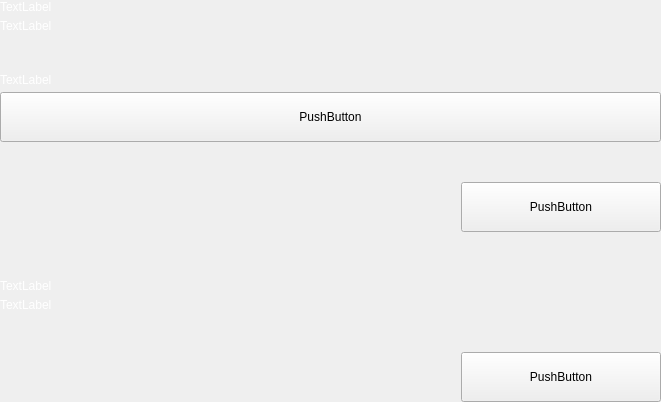
<?xml version="1.0" encoding="UTF-8"?>
<ui version="4.0">
 <class>SettingsBackupWallet</class>
 <widget class="QWidget" name="SettingsBackupWallet">
  <property name="geometry">
   <rect>
    <x>0</x>
    <y>0</y>
    <width>661</width>
    <height>402</height>
   </rect>
  </property>
  <property name="windowTitle">
   <string>Form</string>
  </property>
  <layout class="QVBoxLayout" name="verticalLayout_2">
   <property name="leftMargin">
    <number>0</number>
   </property>
   <property name="topMargin">
    <number>0</number>
   </property>
   <property name="rightMargin">
    <number>0</number>
   </property>
   <property name="bottomMargin">
    <number>0</number>
   </property>
   <item>
    <layout class="QVBoxLayout" name="verticalLayout">
     <item>
      <layout class="QVBoxLayout" name="verticalLayoutTitle">
       <property name="spacing">
        <number>5</number>
       </property>
       <item>
        <widget class="QLabel" name="labelTitle">
         <property name="styleSheet">
          <string notr="true">color:white;</string>
         </property>
         <property name="text">
          <string>TextLabel</string>
         </property>
        </widget>
       </item>
       <item>
        <widget class="QLabel" name="labelSubtitle1">
         <property name="styleSheet">
          <string notr="true">color:white;</string>
         </property>
         <property name="text">
          <string>TextLabel</string>
         </property>
         <property name="wordWrap">
          <bool>true</bool>
         </property>
        </widget>
       </item>
      </layout>
     </item>
     <item>
      <spacer name="verticalSpacer_7">
       <property name="orientation">
        <enum>Qt::Vertical</enum>
       </property>
       <property name="sizeHint" stdset="0">
        <size>
         <width>20</width>
         <height>40</height>
        </size>
       </property>
      </spacer>
     </item>
     <item>
      <layout class="QVBoxLayout" name="verticalLayout_9">
       <property name="spacing">
        <number>5</number>
       </property>
       <item>
        <widget class="QLabel" name="labelSubtitleLocation">
         <property name="styleSheet">
          <string notr="true">color:white;</string>
         </property>
         <property name="text">
          <string>TextLabel</string>
         </property>
        </widget>
       </item>
       <item>
        <widget class="QPushButton" name="pushButtonDocuments">
         <property name="minimumSize">
          <size>
           <width>0</width>
           <height>50</height>
          </size>
         </property>
         <property name="maximumSize">
          <size>
           <width>16777215</width>
           <height>50</height>
          </size>
         </property>
         <property name="text">
          <string>PushButton</string>
         </property>
        </widget>
       </item>
      </layout>
     </item>
     <item>
      <spacer name="verticalSpacer_8">
       <property name="orientation">
        <enum>Qt::Vertical</enum>
       </property>
       <property name="sizeHint" stdset="0">
        <size>
         <width>20</width>
         <height>40</height>
        </size>
       </property>
      </spacer>
     </item>
     <item>
      <layout class="QHBoxLayout" name="horizontalLayout_7">
       <item>
        <spacer name="horizontalSpacer_5">
         <property name="orientation">
          <enum>Qt::Horizontal</enum>
         </property>
         <property name="sizeType">
          <enum>QSizePolicy::Expanding</enum>
         </property>
         <property name="sizeHint" stdset="0">
          <size>
           <width>40</width>
           <height>20</height>
          </size>
         </property>
        </spacer>
       </item>
       <item>
        <widget class="QPushButton" name="pushButtonSave">
         <property name="minimumSize">
          <size>
           <width>200</width>
           <height>50</height>
          </size>
         </property>
         <property name="maximumSize">
          <size>
           <width>200</width>
           <height>50</height>
          </size>
         </property>
         <property name="text">
          <string>PushButton</string>
         </property>
        </widget>
       </item>
      </layout>
     </item>
     <item>
      <spacer name="verticalSpacer_9">
       <property name="orientation">
        <enum>Qt::Vertical</enum>
       </property>
       <property name="sizeHint" stdset="0">
        <size>
         <width>20</width>
         <height>40</height>
        </size>
       </property>
      </spacer>
     </item>
     <item>
      <widget class="QLabel" name="labelDivider">
       <property name="minimumSize">
        <size>
         <width>0</width>
         <height>1</height>
        </size>
       </property>
       <property name="maximumSize">
        <size>
         <width>16777215</width>
         <height>1</height>
        </size>
       </property>
       <property name="text">
        <string/>
       </property>
      </widget>
     </item>
     <item>
      <layout class="QVBoxLayout" name="verticalLayoutTitle_2">
       <property name="spacing">
        <number>5</number>
       </property>
       <item>
        <widget class="QLabel" name="labelTitle_2">
         <property name="styleSheet">
          <string notr="true">color:white;</string>
         </property>
         <property name="text">
          <string>TextLabel</string>
         </property>
        </widget>
       </item>
       <item>
        <widget class="QLabel" name="labelSubtitle_2">
         <property name="styleSheet">
          <string notr="true">color:white;</string>
         </property>
         <property name="text">
          <string>TextLabel</string>
         </property>
         <property name="wordWrap">
          <bool>true</bool>
         </property>
        </widget>
       </item>
      </layout>
     </item>
     <item>
      <spacer name="verticalSpacer_10">
       <property name="orientation">
        <enum>Qt::Vertical</enum>
       </property>
       <property name="sizeHint" stdset="0">
        <size>
         <width>20</width>
         <height>40</height>
        </size>
       </property>
      </spacer>
     </item>
     <item>
      <layout class="QHBoxLayout" name="horizontalLayout_8">
       <item>
        <spacer name="horizontalSpacer_6">
         <property name="orientation">
          <enum>Qt::Horizontal</enum>
         </property>
         <property name="sizeType">
          <enum>QSizePolicy::Expanding</enum>
         </property>
         <property name="sizeHint" stdset="0">
          <size>
           <width>40</width>
           <height>20</height>
          </size>
         </property>
        </spacer>
       </item>
       <item>
        <widget class="QPushButton" name="pushButtonSave_2">
         <property name="minimumSize">
          <size>
           <width>200</width>
           <height>50</height>
          </size>
         </property>
         <property name="maximumSize">
          <size>
           <width>200</width>
           <height>50</height>
          </size>
         </property>
         <property name="text">
          <string>PushButton</string>
         </property>
        </widget>
       </item>
      </layout>
     </item>
    </layout>
   </item>
  </layout>
 </widget>
 <resources/>
 <connections/>
</ui>
